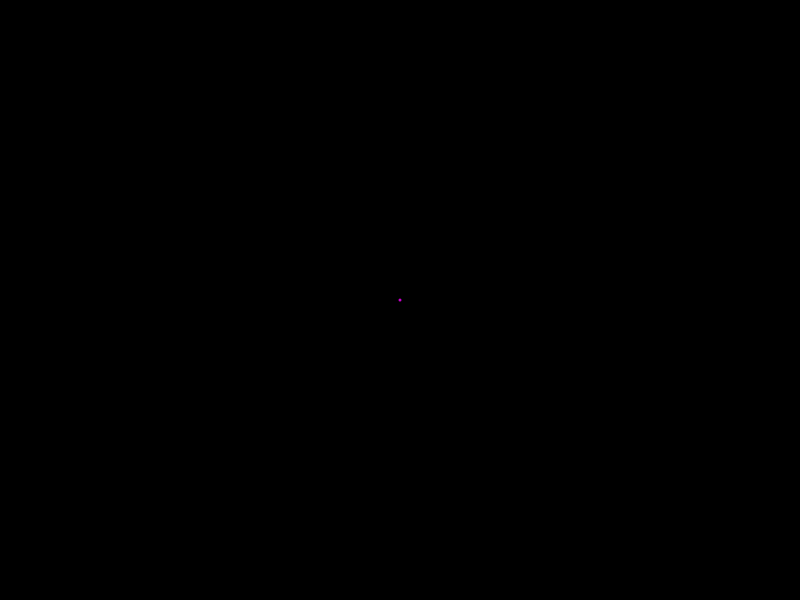
Frame 1 (no input)
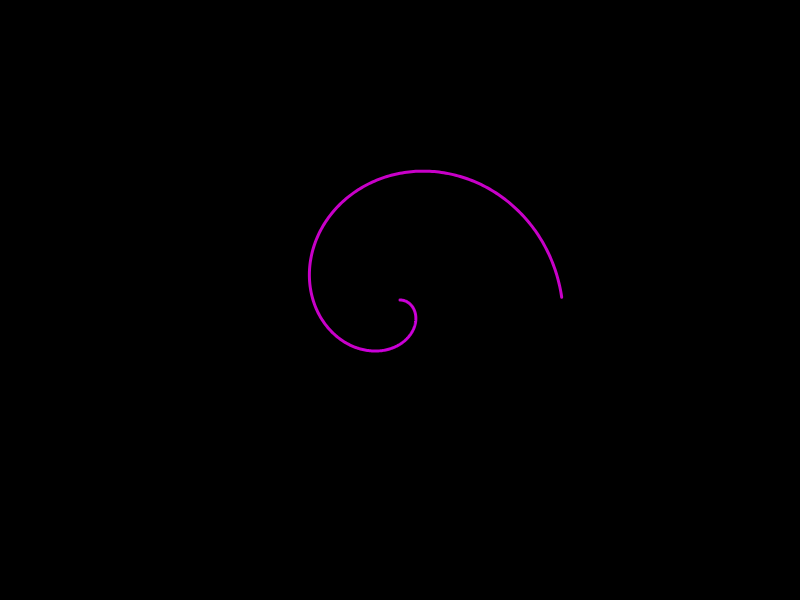
Frame 60 (no input)
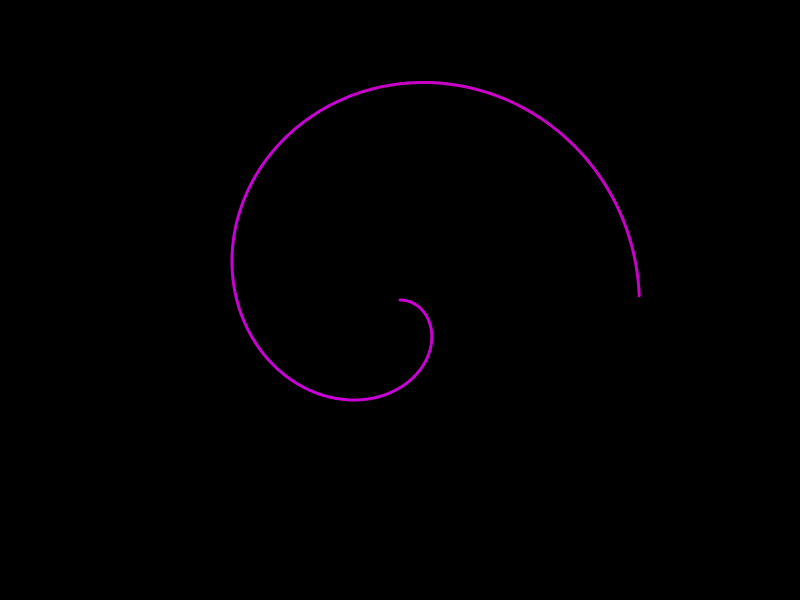
Frame 120 (the mouse pressed at the canvas centre since frame 60)

The p5.js sketch that drew these frames (run headless with seeded random() and noise() and a simulated clock; from frame 60 on, the mouse is pressed at the canvas centre):

// p5.js sketch
// ── sketch.js
// reference: https://en.wikipedia.org/wiki/Maurer_rose

/*let n = 6;
let d = 71;*/

let n = 0;
let d = 0;

function setup() {
  createCanvas(displayWidth, displayHeight);
  angleMode(DEGREES);
}

function mousePressed() {
  if (mouseX > 0 && mouseX < displayWidth && mouseY > 0 && mouseY < displayHeight) {
    let fs = fullscreen();
    fullscreen(!fs);
  }
}

function draw() {
  background(0);
  translate(width/2, height/2);
  stroke(255);
  
  noFill();
  beginShape();
  stroke(0,0,255,200);
  strokeWeight(1);
  for (let i = 0; i < 360; i++) {
    let k = i * d;
    let r = displayHeight / 2.5 * sin(n*k);
    let x = r * cos(k);
    let y = r * sin(k);
    vertex(x,y);
  }
  endShape();
  
  beginShape();
  stroke(255,0,255,200);
  strokeWeight(3);
  for (let i = 0; i < 360; i++) {
    let k = i;
    let r = displayHeight / 2.5 * sin(n*k);
    let x = r * cos(k);
    let y = r * sin(k);
    vertex(x,y);
  }
  endShape();
  n = n+=0.002;
  d = d+=0.006;
}
